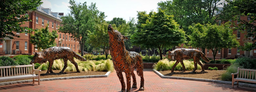
#> input picture wolves.png, 256 x 92 px, shrunk from 1500 x 539 before the run
$ python PRO1_Q1.py
#> lines starting #> are read from the running program, lines starting #| are printed output that depends on the picture

# -*- coding: utf-8 -*-
"""
Created on Sun Sep 22 13:25:13 2019

@author: Vivek Rathi

Here Neighbours are
[ Dlu vu Dru]
[ hl  P  hr ]
[ Dld vd Drd]
"""
import numpy as np
import cv2
import matplotlib.pyplot as plt

# Load image
imgrey = cv2.imread('wolves.png',0) #greyscale
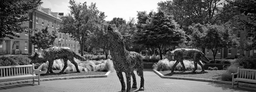
#> imgrey: shape (92, 256); min 0, max 255, mean 97.2
ibgr = cv2.imread('wolves.png') # rgb
#> ibgr is the input picture: shape (92, 256, 3); mean B, G, R 73.6, 98.5, 105.2
ihsv = cv2.cvtColor(ibgr, cv2.COLOR_BGR2HSV) #hsv
#> ihsv: shape (92, 256, 3); mean H, S, V 35.4, 105.2, 112.8
ilab = cv2.cvtColor(ibgr, cv2.COLOR_BGR2Lab) #lab
#> ilab: shape (92, 256, 3); mean of channels 0, 1, 2 104.2, 126.7, 143.4

'''
cv2.namedWindow('image', cv2.WINDOW_NORMAL)
cv2.imshow('image',img)
cv2.waitKey(0)
cv2.destroyAllWindows()
'''
#case 1 - intensity
def diff_2d(img_mat,nb):
    r = img_mat.shape[0]
    c = img_mat.shape[1]
    a = np.array(imgrey, dtype = 'int32')
    d = np.zeros((r,c), dtype = 'int32')
    for i in range(r):
        for j in range(c):
            if nb == 'hr':
                if [i,j] == [i,c-1]:
                    pass
                else:
                    d[i,j] = (a[i,j] - a[i,j+1])**2
            elif nb == 'vd': # x,y  x+1,y
                if [i,j] == [r-1,j]:
                    pass
                else:
                    d[i,j] = (a[i,j] - a[i+1,j])**2
            elif nb == 'vu': # x,y  x-1,y
                if [i,j] == [0,j]:
                    pass
                else:
                    d[i,j] = (a[i,j] - a[i-1,j])**2
            elif nb == 'hl': # x,y  x,y-1
                if [i,j] == [i,0]:
                    pass
                else:
                    d[i,j] = (a[i,j] - a[i,j-1])**2
            elif nb == 'Dru': # x,y  x-1,y+1
                if [i,j] == [0,j] or [i,j] == [i,c-1]:
                    pass
                else:
                    d[i,j] = (a[i,j] - a[i-1,j+1])**2
            elif nb == 'Drd': # x,y  x+1,y+1
                if [i,j] == [r-1,j] or [i,j] == [i,c-1]:
                    pass
                else:
                    d[i,j] = (a[i,j] - a[i+1,j+1])**2
            elif nb == 'Dlu': # x,y  x-1,y-1
                if [i,j] == [0,j] or [i,j] == [i,0]:
                    pass
                else:
                    d[i,j] = (a[i,j] - a[i-1,j-1])**2
            elif nb == 'Dld': # x,y  x+1,y-1
                if [i,j] == [i,0] or [i,j] == [r-1,j]:
                    pass
                else:
                    d[i,j] = (a[i,j] - a[i+1,j-1])**2
    if nb == 'hr':
        d = d[:,:c-1]
    elif nb == 'vd':
        d = d[:r-1,:]
    elif nb == 'vu':
        d = d[1:,:]
    elif nb == 'hl':
        d = d[:,1:]
    elif nb == 'Dru':
        d = d[1:,:c-1]
    elif nb == 'Drd':
        d = d[:r-1,:c-1]
    elif nb == 'Dlu':
        d = d[:r-1,1:]
    elif nb == 'Dld':
        d = d[1:,1:]

    return d

#case 2 3 channels
def diff_3d(img_mat,nb):
    r = img_mat.shape[0]
    c = img_mat.shape[1]
    ch1 = np.array((img_mat[:,:,0]), dtype = 'int32')
    ch2 = np.array((img_mat[:,:,1]), dtype = 'int32')
    ch3 = np.array((img_mat[:,:,2]), dtype = 'int32')
    d = np.zeros((r,c), dtype = 'int32')
    for i in range(r):
        for j in range(c):
            if nb == 'hr':
                if [i,j] == [i,c-1]:
                    pass
                else:
                    d[i,j] = (ch1[i,j] - ch1[i,j+1])**2 + (ch2[i,j] - ch2[i,j+1])**2 + (ch3[i,j] - ch3[i,j+1])**2
            elif nb == 'vd': # x,y  x+1,y
                if [i,j] == [r-1,j]:
                    pass
                else:
                    d[i,j] = (ch1[i,j] - ch1[i+1,j])**2 + (ch2[i,j] - ch2[i+1,j])**2 + (ch3[i,j] - ch3[i+1,j])**2
            elif nb == 'vu': # x,y  x-1,y
                if [i,j] == [0,j]:
                    pass
                else:
                    d[i,j] = (ch1[i,j] - ch1[i-1,j])**2 + (ch2[i,j] - ch2[i-1,j])**2 + (ch3[i,j] - ch3[i-1,j])**2
            elif nb == 'hl': # x,y  x,y-1
                if [i,j] == [i,0]:
                    pass
                else:
                    d[i,j] = (ch1[i,j] - ch1[i,j-1])**2 + (ch2[i,j] - ch2[i,j-1])**2 + (ch3[i,j] - ch3[i,j-1])**2
            elif nb == 'Dru': # x,y  x-1,y+1
                if [i,j] == [0,j] or [i,j] == [i,c-1]:
                    pass
                else:
                    d[i,j] = (ch1[i,j] - ch1[i-1,j+1])**2 + (ch2[i,j] - ch2[i-1,j+1])**2 + (ch3[i,j] - ch3[i-1,j+1])**2
            elif nb == 'Drd': # x,y  x+1,y+1
                if [i,j] == [r-1,j] or [i,j] == [i,c-1]:
                    pass
                else:
                    d[i,j] = (ch1[i,j] - ch1[i+1,j+1])**2 + (ch2[i,j] - ch2[i+1,j+1])**2 + (ch3[i,j] - ch3[i+1,j+1])**2
            elif nb == 'Dlu': # x,y  x-1,y-1
                if [i,j] == [0,j] or [i,j] == [i,0]:
                    pass
                else:
                    d[i,j] = (ch1[i,j] - ch1[i-1,j-1])**2 + (ch2[i,j] - ch2[i-1,j-1])**2 + (ch3[i,j] - ch3[i-1,j-1])**2
            elif nb == 'Dld': # x,y  x+1,y-1
                if [i,j] == [i,0] or [i,j] == [r-1,j]:
                    pass
                else:
                    d[i,j] = (ch1[i,j] - ch1[i+1,j-1])**2 + (ch2[i,j] - ch2[i+1,j-1])**2 + (ch3[i,j] - ch3[i+1,j-1])**2
    if nb == 'hr':
        d = d[:,:c-1]
    elif nb == 'vd':
        d = d[:r-1,:]
    elif nb == 'vu':
        d = d[1:,:]
    elif nb == 'hl':
        d = d[:,1:]
    elif nb == 'Dru':
        d = d[1:,:c-1]
    elif nb == 'Drd':
        d = d[:r-1,:c-1]
    elif nb == 'Dlu':
        d = d[:r-1,1:]
    elif nb == 'Dld':
        d = d[1:,1:]

    return d
#histogram
def histogram(img,bins,title):
    plt.hist(img.ravel(),bins);
    plt.title(title)
    plt.xlabel('Pixel Values')
    plt.ylabel('Number of Pixels')
    plt.show()
#case 1 - intensity
g1 = diff_2d(imgrey,'hl')
g2 = diff_2d(imgrey,'vu')
#case 2 - RGB
bgr1 = diff_3d(ibgr,'hr')
#> in diff_3d, `ch1 = np.array((img_mat[:,:,0]), dtype = 'int32')`:
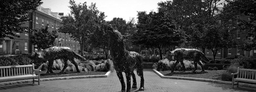
#> ch1: shape (92, 256) int32; min 0, max 255, mean 73.6
bgr2 = diff_3d(ibgr,'vd')
#case 3- hsv
hsv1 = diff_3d(ihsv,'Dlu')
#> call 3 of diff_3d, with nb = 'Dlu'
#> in diff_3d (call 3), `ch1 = np.array((img_mat[:,:,0]), dtype = 'int32')`:
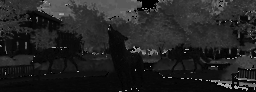
#> ch1: shape (92, 256) int32; min 0, max 179, mean 35.4
#> in diff_3d (call 3), `ch2 = np.array((img_mat[:,:,1]), dtype = 'int32')`:
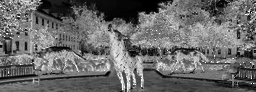
#> ch2: shape (92, 256) int32; min 0, max 255, mean 105.2
hsv2 = diff_3d(ihsv,'Dru')
#case 4 - Lab
lab1 = diff_3d(ilab,'Dld')
#> in diff_3d (call 5), `ch3 = np.array((img_mat[:,:,2]), dtype = 'int32')`:
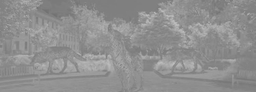
#> ch3: shape (92, 256) int32; min 113, max 191, mean 143.4
lab2 = diff_3d(ilab,'Drd')
#> after the loop in diff_3d (call 6), `for i in range(r):`:
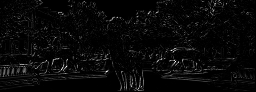
#> d: shape (92, 256) int32; min 0, max 41818, mean 1507.6; drawn with min black and max white
# calculate histogram

histogram(g1,25,'Histogram for Greyscale (N = hl)')
histogram(g2,25,'Histogram for Greyscale (N = vu)')

histogram(bgr1,25,'Histogram for RGB (N = hr)')
histogram(bgr2,25,'Histogram for RGB (N = vd)')

histogram(hsv1,25,'Histogram for HSV (N = Dlu)')
histogram(hsv2,25,'Histogram for HSV (N = Dru)')

histogram(lab1,25,'Histogram for Lab (N = Dld)')
histogram(lab2,25,'Histogram for Lab (N = Drd)')
#> in histogram (call 8), `plt.show()`:
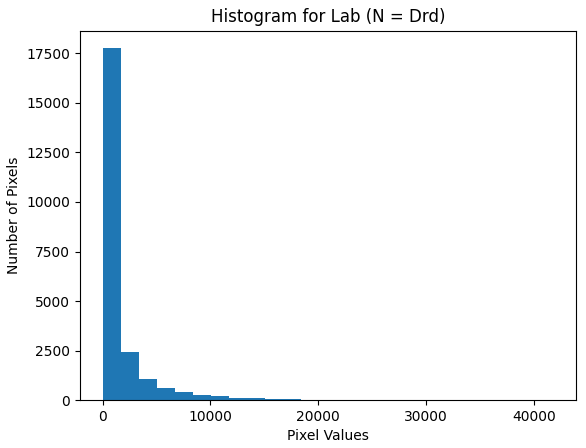
#> figure drawn by matplotlib, 1 panel; tallest bar 17757 high, from x = 1.14e-13 to 1672.7
